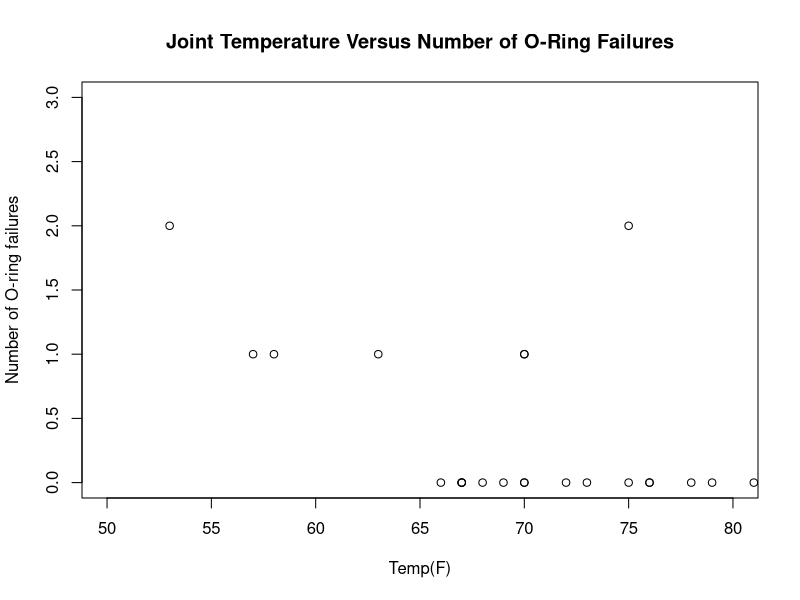
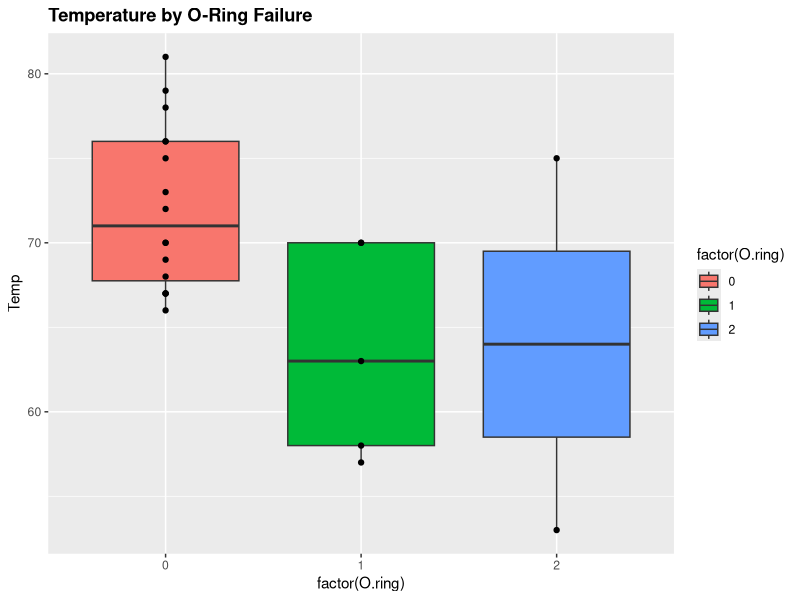
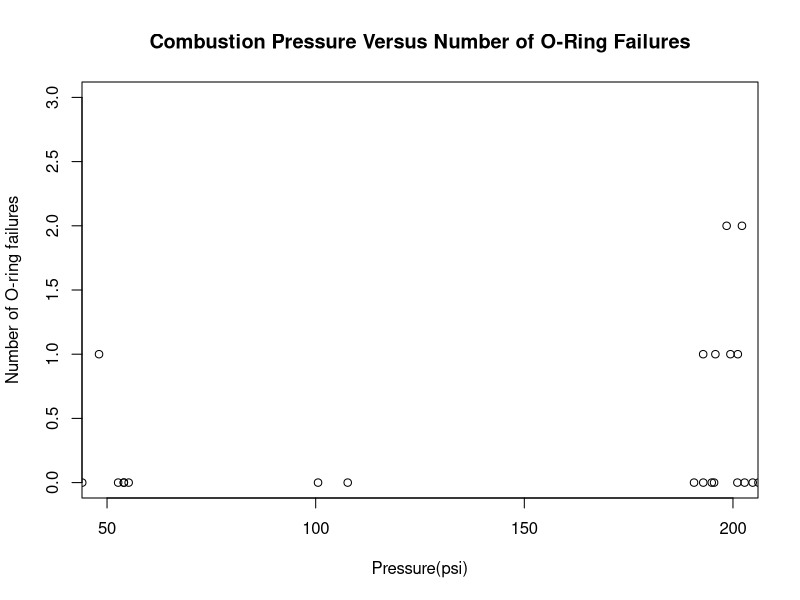
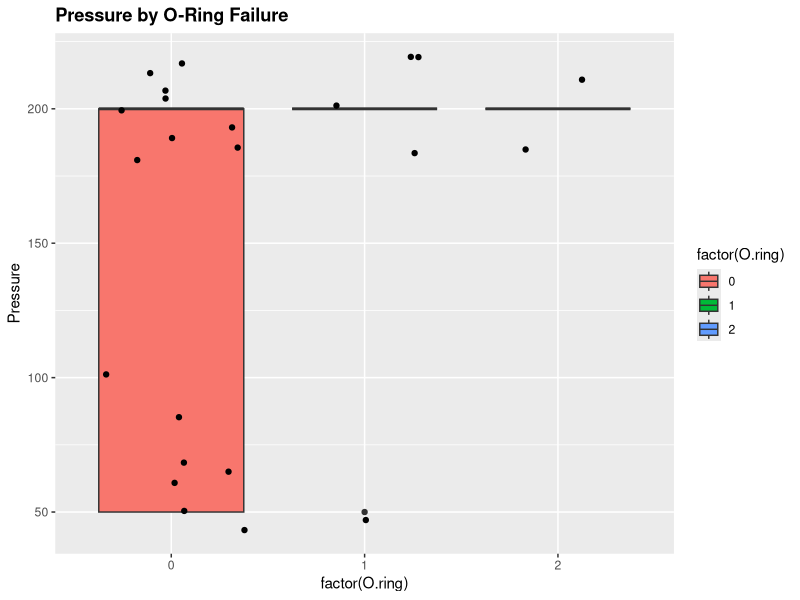
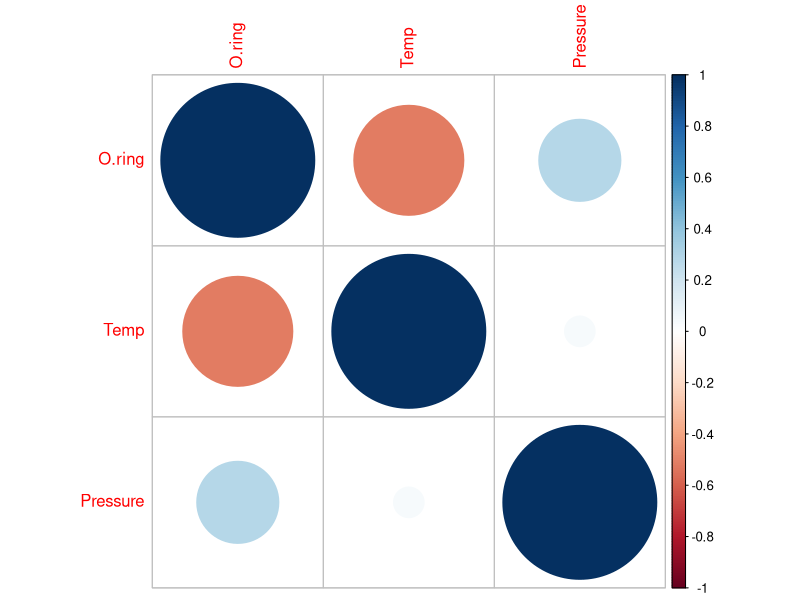

Recreate these plots in R, in order. (Note: this script raises an error after producing the figures.)
## ---- chunk 1
library(knitr)
opts_chunk$set(tidy.opts=list(width.cutoff=60),tidy=TRUE)
## ---- chunk 2
setwd("/Users/shanhe/Desktop/W271/Lab/w271_lab1/dataset")
challenger <- read.table(file = "challenger.csv", header=TRUE, sep=",")
summary(challenger)
## ---- chunk 3
# list rows of data that have missing values 
challenger[!complete.cases(challenger),] # no missing values
## ---- chunk 4
plot(x = challenger$Temp, y =challenger$O.ring, ylab='Number of O-ring failures', xlab='Temp(F)',
     main = 'Joint Temperature Versus Number of O-Ring Failures', xlim=c(50,80), ylim=c(0,3))
## ---- chunk 5
library(ggplot2)
# temperature by o-ring failure
ggplot(challenger, aes(factor(O.ring), Temp)) +
  geom_boxplot(aes(fill = factor(O.ring))) + 
  geom_point() +
  ggtitle("Temperature by O-Ring Failure") + 
  theme(plot.title = element_text(lineheight=1, face="bold")) 
## ---- chunk 6
plot(x = jitter(challenger$Pressure), y =challenger$O.ring, ylab='Number of O-ring failures', xlab='Pressure(psi)', main = 'Combustion Pressure Versus Number of O-Ring Failures', xlim=c(50,200), ylim=c(0,3))
## ---- chunk 7
# pressure by o-ring failure
ggplot(challenger, aes(factor(O.ring), Pressure)) +
  geom_boxplot(aes(fill = factor(O.ring))) + 
  geom_jitter() +
  ggtitle("Pressure by O-Ring Failure") + 
  theme(plot.title = element_text(lineheight=1, face="bold")) 
## ---- chunk 8
cor(challenger[, c("O.ring", "Temp", "Pressure")])
# install.packages("corrplot")
library("corrplot")
library(corrplot)
corrplot(cor(challenger[, c("O.ring", "Temp", "Pressure")]), method="circle")
#I don't think Jeff likes the idea of adding unneccessary library but this can be helpful for us to visualize. can remove in the final version

## ---- chunk 9
challenger$Fail <- ifelse(challenger$O.ring>=1, 1, 0)
head(challenger)
## ---- chunk 10
challenger.glm <- glm(Fail ~ Temp + Pressure, 
               family = binomial, data = challenger)
summary(challenger.glm)
## ---- chunk 11
challenger.glm.H0 <- glm(Fail ~ Temp, family = binomial, data=challenger)

anova(challenger.glm.H0, challenger.glm, test='Chisq')
## ---- chunk 12
library(car)
Anova(mod = challenger.glm, test = 'LR')
## ---- chunk 13
challenger.glm.temp <- glm(formula = Fail ~ Temp, family = binomial(link=logit), data = challenger)
summary(challenger.glm.temp)
## ---- chunk 14
# Find the observed proportion of failure at each Temp
w <- aggregate(formula = Fail ~ Temp, data = challenger, FUN = sum)
n <- aggregate(formula = Fail ~ Temp, data = challenger, FUN = length)
w.n <- data.frame(Temp = w$Temp, success = w$Fail,
                  trials = n$Fail, proportion = round(w$Fail/n$Fail, 4))
head(w.n)
## ---- chunk 15
# Plot of the observed proportions with logistic regression model

plot(x = w$Temp, y = w$Fail/n$Fail, xlab = "Temperature", ylab = "Estimated Probability of Failure",
     panel.first = grid(col="gray", lty = "dotted"), main = '(1) ⇡ vs. Temp')

# Put estimated logistic regression model on the plot
curve(expr = predict(object = challenger.glm.temp, newdata = data.frame(Temp = x), type = "response"),
                                                                        add = TRUE,
                                                                        xlim = c(31,81))
## ---- chunk 16
plot(x = w$Temp, y = w$Fail/n$Fail, xlab = "Temperature", ylab = "Estimated Probability of Failure",
     panel.first = grid(col="gray", lty = "dotted"), main = '⇡ vs. Temp with C.I. Bands')

# Put estimated logistic regression model on the plot
curve(expr = predict(object = challenger.glm.temp, newdata = data.frame(Temp = x), type = "response"),
                                                                        add = TRUE,
                                                                        xlim = c(31,81))

# Create C.I. function
conf.int <- function(newdata, mod, alpha){
  linear.pred <- predict(object = mod, newdata= newdata, type = 'link', se = TRUE)
  CI.lin.pred.lower <- linear.pred$fit - qnorm(p = 1-alpha/2) * linear.pred$se
  CI.lin.pred.upper <- linear.pred$fit + qnorm(p = 1-alpha/2) * linear.pred$se
  CI.pi.lower <- exp(CI.lin.pred.lower) / (1+exp(CI.lin.pred.lower))
  CI.pi.upper <- exp(CI.lin.pred.upper) / (1+exp(CI.lin.pred.upper))
  list(lower = CI.pi.lower, upper = CI.pi.upper)
}

# Add 95% Wald C.I. bands
curve(expr = conf.int(newdata=data.frame(Temp=x), mod = challenger.glm.temp, alpha = 0.05)$lower,
                      col='blue', lty = 'dotdash', add = TRUE, xlim = c(31,81))
curve(expr = conf.int(newdata=data.frame(Temp=x), mod = challenger.glm.temp, alpha = 0.05)$upper,
                      col='blue', lty = 'dotdash', add = TRUE, xlim = c(31,81))
## ---- chunk 17
lp.31 <- predict(object = challenger.glm.temp, newdata= data.frame(Temp=31), type = 'link', se = TRUE)

lp.31.pred <- lp.31$fit 
lp.31.lin.pred.lower <- lp.31$fit - qnorm(p = 1-0.05/2) * lp.31$se
lp.31.lin.pred.upper <- lp.31$fit + qnorm(p = 1-0.05/2) * lp.31$se

pi.31.pred <- exp(lp.31$fit) / (1+exp(lp.31$fit))
pi.31.lower <- exp(lp.31.lin.pred.lower) / (1+exp(lp.31.lin.pred.lower))
pi.31.upper <- exp(lp.31.lin.pred.upper) / (1+exp(lp.31.lin.pred.upper))

pi.31.pred
pi.31.lower
pi.31.upper
## ---- chunk 18
library(purrr) #for map function
coefficients(challenger.glm.temp)


bootstrap_coef <- function(data, model, pred_temp) {
  #sample temp with replacement
  sample_temp <- sample(x = data, size = 23, replace = TRUE)
  #find predicted probability
  sample_preds <-predict(object = model, newdata = data.frame(Temp = sample_temp), type = "response")

  #build a dataframe
  df <- data.frame(temp = sample_temp, 
             prob_pred = sample_preds
             )
  
  #map function to find predicted class (fail or not fail)
  df$fail_pred <- unlist(lapply(X = df$prob_pred, FUN = function(x) rbinom(1, 1, x)))
  
  #build glm model
  bootstrap_glm <- glm(formula = fail_pred ~ temp, family = binomial(link=logit), data = df)
  
  #predict probability at pred_temp
  predict(object = bootstrap_glm, newdata = data.frame(temp = pred_temp), type = "response")
}

replicate(1000, bootstrap_coef(challenger$Temp, challenger.glm.temp, 31), simplify = FALSE)

replicate(1000, bootstrap_coef(challenger$Temp, challenger.glm.temp, 72), simplify = FALSE)
## ---- chunk 19
challenger.glm.temp
challenger.glm.temp.quad <- glm(formula = Fail ~ Temp + I(Temp^2), family = binomial(link=logit), data = challenger) 
summary(challenger.glm.temp.quad)
anova(challenger.glm.temp, challenger.glm.temp.quad, test='Chisq')
